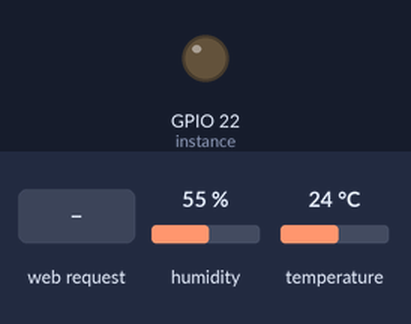
Bench run of a program on a simulated Raspberry Pi (BCM pin numbers). Shown: output pins drawn as LEDs (lit = HIGH). Inputs (shaded band) come from the test bench; at power-on: humidity 55 %, temperature 24 °C. The clock reads 2024-03-15 10:24:30 at power-on unless the program sets it; files the program writes start out absent; databases and web services accept everything at once and return nothing; library files of the repository ran but are not shown: dht11.py; what the program prints to the terminal is not drawn.

Above: at 1.2 s.
1.3 s: HTTP request for /temperature/ received
2.8 s: HTTP request for / received
Timing chart, 0 to 5.8 s (numbered marks = the images above; inputs shaded):
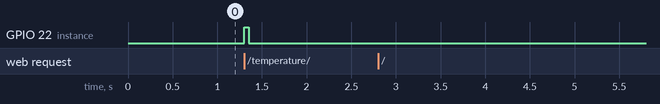

Measured:
- after the input at 1.3 s, GPIO 22 (instance): LOW → HIGH at once, → LOW 0.05 s later
- after the input at 2.8 s, every drawn part: stays the same

The program:

temp.py
```python
from flask import Flask, render_template,redirect

import sqlite3
import mysql.connector
import RPi.GPIO as GPIO
import dht11
import time

import calendar
from datetime import datetime,date


app = Flask(__name__)

GPIO.setwarnings(False)
GPIO.setmode(GPIO.BCM)
GPIO.cleanup()


instance = dht11.DHT11(pin=22)


@app.route("/temperature/")
def temperature():
    weekday = calendar.day_name[date.today().weekday()]
    monthdate = date.today()
    datetimetoday = datetime.now()
    result = instance.read()
    temp = result.temperature
    hum = result.humidity


    try:
        con = sqlite3.connect('database.db')
        cur = con.cursor()
        print ("Connected")


        cur.execute('INSERT INTO indicators VALUES (?,?,?)', (temp,hum,datetimetoday))
        con.commit()


        cur.close()

    except:
        return "mistake"


    return render_template("temperature.html",temp=temp, hum = hum, weekday=weekday, monthdate=monthdate)


if __name__ == "__main__":
	app.run(debug=True, host="0.0.0.0")
```
